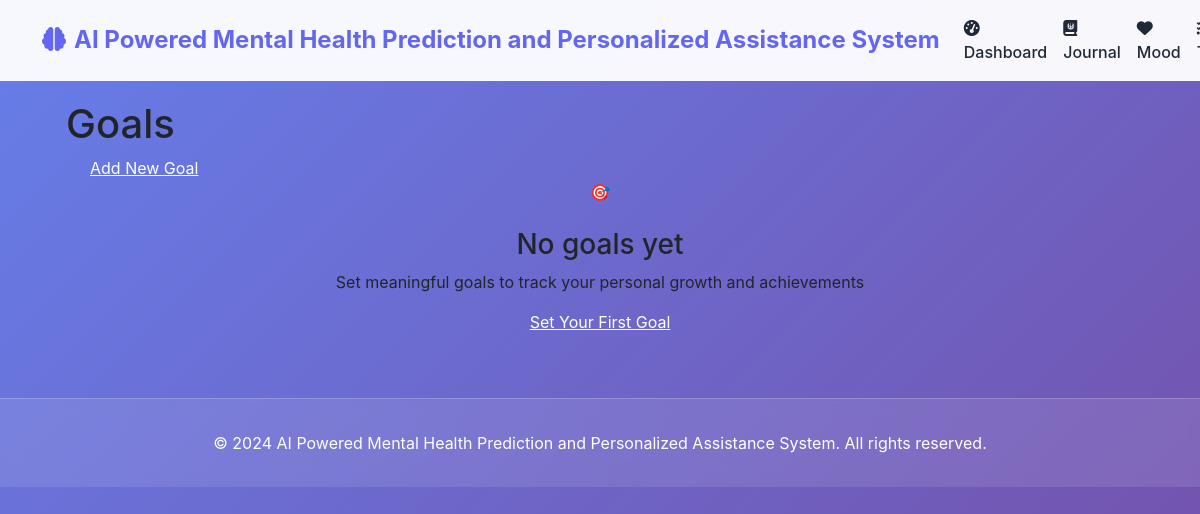
Before: /goals/ (signed in) with the older database file.
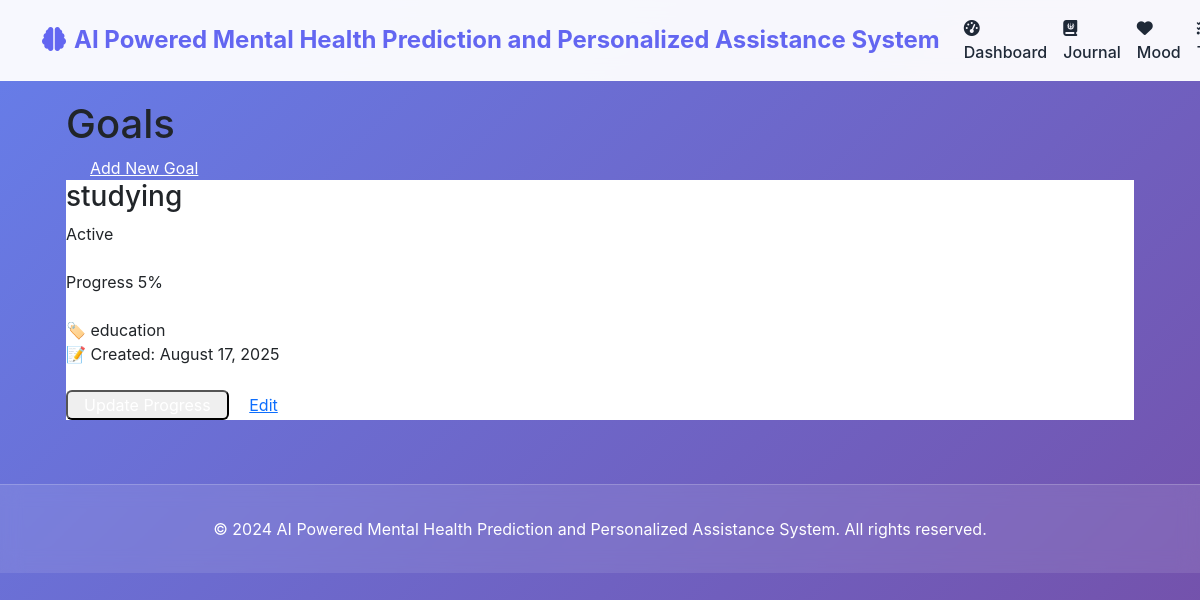
After: the same page with the newer database file.
### models.py (models this page shows)
class Goal(db.Model):
    __tablename__ = 'goals'
    id = db.Column(db.Integer, primary_key=True)
    user_id = db.Column(db.Integer, db.ForeignKey('users.id'), nullable=False)
    title = db.Column(db.String(200), nullable=False)
    description = db.Column(db.Text)
    category = db.Column(db.String(50))  # e.g., "Health", "Career", "Personal"
    target_date = db.Column(db.Date)
    progress = db.Column(db.Integer, default=0)  # 0-100 percentage
    status = db.Column(db.String(20), default='active')  # active, completed, abandoned
    created_at = db.Column(db.DateTime, default=lambda: datetime.now(timezone.utc))
    updated_at = db.Column(db.DateTime, default=lambda: datetime.now(timezone.utc), onupdate=lambda: datetime.now(timezone.utc))

### routes.py (the view)
@goals_bp.route('/')
@login_required
def index():
    goals = Goal.query.filter_by(user_id=current_user.id).order_by(Goal.target_date.asc()).all()
    return render_template('goals/index.html', goals=goals)

### app.py (called while the page is built)
@login_manager.user_loader
def load_user(user_id):
    return User.query.get(int(user_id))

### templates/goals/index.html (shortened to what this page needs)
{% extends "base.html" %}
{% block content %}
<div class="container mx-auto px-4 py-8">
    <div class="flex justify-between items-center mb-6">
        <h1 class="text-3xl font-bold text-gray-800">Goals</h1>
        <a href="{{ url_for('goals.new_goal') }}" class="bg-blue-600 hover:bg-blue-700 text-white font-bold py-2 px-4 rounded">
            Add New Goal
        </a>
    </div>
    {% if goals %}
    <div class="grid gap-6 md:grid-cols-2 lg:grid-cols-3">
        {% for goal in goals %}
        <div class="bg-white rounded-lg shadow-md p-6 {% if goal.status == 'completed' %}opacity-75{% endif %}">
            <div class="flex items-start justify-between mb-4">
                <div class="flex-1">
                    <h3 class="text-lg font-semibold text-gray-800 mb-2 {% if goal.status == 'completed' %}line-through{% endif %}">
                        {{ goal.title }}
                    </h3>
                </div>
                <div class="ml-4">
                    {% if goal.status == 'completed' %}
                    <span class="bg-green-100 text-green-800 text-xs font-medium px-2.5 py-0.5 rounded">Completed</span>
                    {% elif goal.status == 'abandoned' %}
                    <span class="bg-red-100 text-red-800 text-xs font-medium px-2.5 py-0.5 rounded">Abandoned</span>
                    {% else %}
                    <span class="bg-blue-100 text-blue-800 text-xs font-medium px-2.5 py-0.5 rounded">Active</span>
                    {% endif %}
                </div>
            </div>
            <div class="mb-4">
                <div class="flex justify-between items-center mb-2">
                    <span class="text-sm font-medium text-gray-700">Progress</span>
                    <span class="text-sm font-bold text-blue-600">{{ goal.progress }}%</span>
                </div>
            </div>
            <div class="space-y-2 text-sm text-gray-500 mb-4">
                {% if goal.category %}
                <div class="flex items-center space-x-2">
                    <span>🏷️</span>
                    <span class="capitalize">{{ goal.category }}</span>
                </div>
                {% endif %}
                <div class="flex items-center space-x-2">
                    <span>📝</span>
                    <span>Created: {{ goal.created_at.strftime('%B %d, %Y') }}</span>
                </div>
            </div>
            <div class="flex space-x-2">
                {% if goal.status == 'active' %}
                <button onclick="updateProgress({{ goal.id }})"
                        class="bg-blue-600 hover:bg-blue-700 text-white text-sm font-medium px-3 py-1.5 rounded transition duration-200">
                </button>
                {% endif %}
                <a href="#" class="bg-gray-300 hover:bg-gray-400 text-gray-800 text-sm font-medium px-3 py-1.5 rounded transition duration-200">
                    Edit
                </a>
            </div>
        </div>
        {% endfor %}
    </div>
    {% else %}
    <div class="text-center py-12">
        <div class="text-6xl mb-4">🎯</div>
        <h3 class="text-xl font-semibold text-gray-600 mb-2">No goals yet</h3>
        <p class="text-gray-500 mb-6">Set meaningful goals to track your personal growth and achievements</p>
        <a href="{{ url_for('goals.new_goal') }}" class="bg-blue-600 hover:bg-blue-700 text-white font-bold py-3 px-6 rounded-lg">
            Set Your First Goal
        </a>
    </div>
    {% endif %}
</div>
{% endblock %}

Changed rows visible on the page:
added Goal: title "studying", status "Active", progress "5", category "education", created_at "August 17, 2025"
Other visible differences:
text no longer shown: "🎯 No goals yet Set meaningful goals to track your personal growth and achievements Set Your First Goal"
